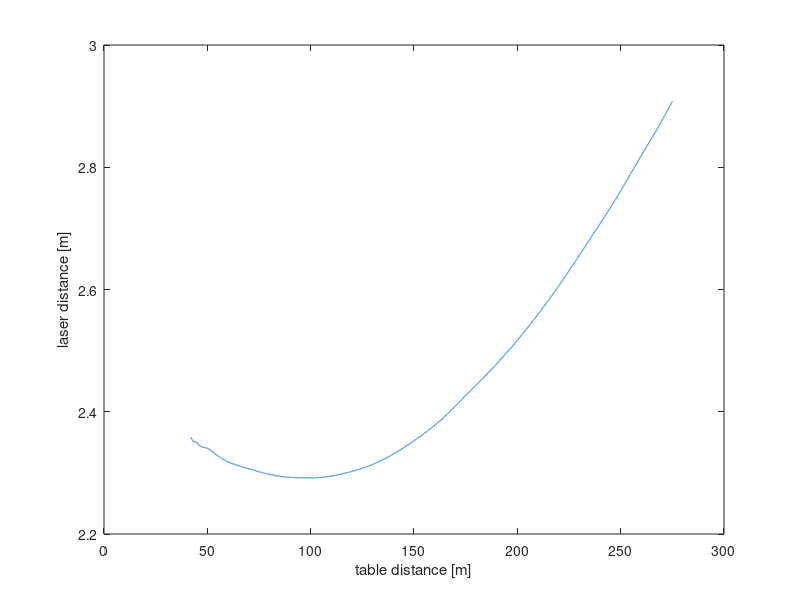

MATLAB code for this plot: (Note: this script raises an error after producing the figure.)
powersteer = csvread('steercalibration.csv');

[n,~] = size(powersteer);

%get nearest point
xq = min(powersteer(:,3)):0.01:max(powersteer(:,3));
tabledist = interp1(powersteer(:,3),powersteer(:,2),xq,'spline');
tablemeas = interp1(powersteer(:,3),powersteer(:,3),xq,'spline');


plot(xq,tabledist);
ylabel('laser distance [m]')
xlabel('table distance [m]')

[d,i] = min(tabledist);
offset = tablemeas(i)
bw = 0.22;


angles = zeros(n,1);

[~,izero] = min(abs(powersteer(:,1))); 
offset = powersteer(izero,3);

for i=1:n
    x = powersteer(i,3)-offset;
    x = x/100;
    angles(i)=getAlpha(x,d,bw);   
end

close all

%polyfit
pleft = polyfit(powersteer(:,1),angles,3);
pright = [1,-1,1,-1].*pleft;
pmean = [1,0,1,0].*pleft;
limit = max(abs(powersteer(:,1)));
x = -limit:0.001:limit;
yl = polyval(pleft,x);
yr = polyval(pright,x);
ym = polyval(pmean,x);

%nearest ackermann
nn = numel(yl);
yla = zeros(nn,1);
yra = zeros(nn,1);
yma = zeros(nn,1);
for i = 1:nn
    %[abeta1,abeta2, abetam]=nearestAckermann(yl(i),yr(i),0.94,1.27);
    [abeta1,abeta2, abetam]=nearestAckermann2(yl(i),yr(i),0.94,1.27);
    yla(i) = abeta1;
    yra(i) = abeta2;
    yma(i) = abetam;
end

figure
hold on
%yyaxis left
scatter(powersteer(:,1),angles)
plot(x,yl);
plot(x,yr);
%plot(x,ym);
xlabel('steering wheel encoder value [CSE]')
ylabel('wheel steering angle [rad]')
legend('measured values for \delta_L','cubic appoximation for \delta_L','cubic appoximation for \delta_R (mirrored)')

figure
hold on
%yyaxis left
%scatter(powersteer(:,1),angles)
plot(x,yl,'r');
plot(x,yr,'b');
plot(x,yla,'r--');
plot(x,yra,'b--');
plot(x,yma,'k--');
%plot(x,ym);
xlabel('steering wheel encoder value [CSE]')
ylabel('wheel steering angle [rad]')
legend('cubic appoximation for \delta_L','cubic appoximation for \delta_R','nearest left Ackermann value for (\delta_L,\delta_R)', 'nearest left Ackermann value for (\delta_L,\delta_R)', 'nearest center Ackermann value for (\delta_L,\delta_R)')

%yyaxis right
%[xt,yt] = computeTurningPoint(yl,yr,0.94);
%R =(xt.^2+yt.^2).^0.5;
%plot(x,R);
%ab = (yt+1.27)./R;

%ab=min(max(ab,-5),5);
%plot(x,ab);
%ylabel('longitudonal abberation of turning point [m]')
%ylabel('longitudonal abberation of turning point [m]')
